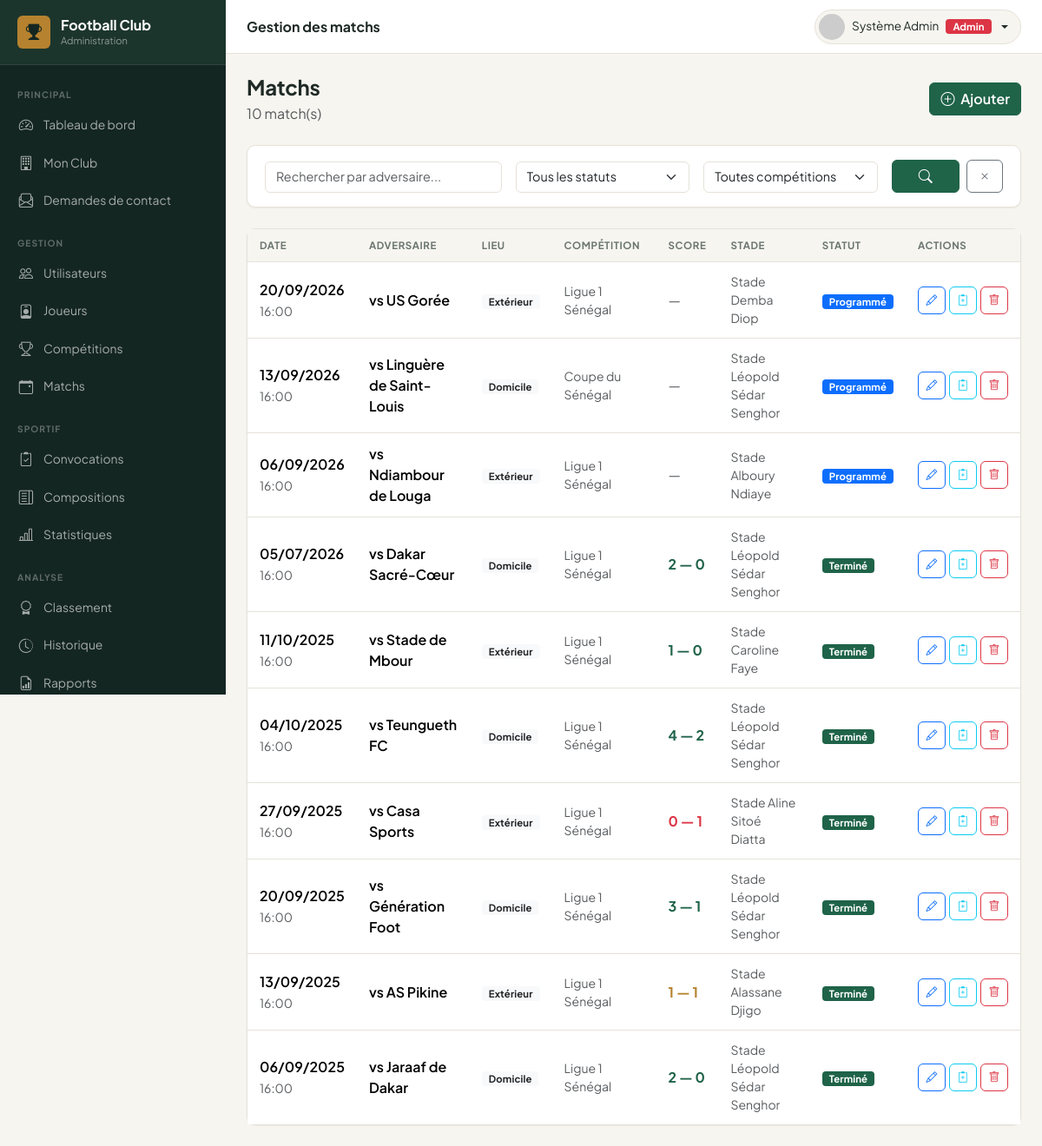
Page /admin/matchs/index.php (signed in) on the committed database.
### tables this page shows
CREATE TABLE `matchs` (
  `id` int(11) NOT NULL,
  `competition_id` int(11) DEFAULT NULL,
  `date_match` date NOT NULL,
  `heure_match` time DEFAULT NULL,
  `stade` varchar(200) DEFAULT NULL,
  `adversaire` varchar(150) NOT NULL,
  `domicile_exterieur` enum('Domicile','Extérieur') DEFAULT 'Domicile',
  `score_equipe` tinyint(3) UNSIGNED DEFAULT 0,
  `score_adverse` tinyint(3) UNSIGNED DEFAULT 0,
  `statut` enum('Programmé','En cours','Terminé','Annulé','Reporté') DEFAULT 'Programmé',
  `notes` text DEFAULT NULL,
  `created_at` timestamp NOT NULL DEFAULT current_timestamp(),
  `updated_at` timestamp NOT NULL DEFAULT current_timestamp() ON UPDATE current_timestamp()
);

CREATE TABLE `competitions` (
  `id` int(11) NOT NULL,
  `nom` varchar(150) NOT NULL,
  `type` enum('Championnat','Coupe','Amical','Tournoi') DEFAULT 'Championnat',
  `saison` varchar(20) DEFAULT NULL,
  `created_at` timestamp NOT NULL DEFAULT current_timestamp(),
  `updated_at` timestamp NOT NULL DEFAULT current_timestamp() ON UPDATE current_timestamp()
);

### admin/matchs/index.php (the view, shortened to what this page needs)
<?php
require_once ROOT_PATH . '/includes/functions.php';
$pdo = getPDO();
$search  = trim($_GET['q'] ?? '');
$page    = max(1, (int)($_GET['page'] ?? 1));
$perPage = 15;
$where  = ['1=1'];
$params = [];
$whereStr = implode(' AND ', $where);
$totalStmt = $pdo->prepare("SELECT COUNT(*) FROM matchs m WHERE $whereStr");
$totalStmt->execute($params);
$totalMatchs = (int)$totalStmt->fetchColumn();
$totalPages  = max(1, (int)ceil($totalMatchs / $perPage));
$page        = min($page, $totalPages);
$offset      = ($page - 1) * $perPage;
$matchsStmt = $pdo->prepare("
    SELECT m.*, c.nom AS competition
    FROM matchs m
    LEFT JOIN competitions c ON c.id = m.competition_id
    WHERE $whereStr
    ORDER BY m.date_match DESC
    LIMIT $perPage OFFSET $offset
");
$matchsStmt->execute($params);
$matchs = $matchsStmt->fetchAll();
require_once ROOT_PATH . '/admin/includes/header.php';
?>
<div class="d-flex align-items-center justify-content-between mb-4">
    <div>
        <h4 class="fw-bold mb-1">Matchs</h4>
        <p class="text-muted mb-0"><?= $totalMatchs ?> match(s)</p>
    </div>
    <a href="<?= BASE_URL ?>/admin/matchs/add.php" class="btn btn-success">
        <i class="bi bi-plus-circle me-1"></i> Ajouter
    </a>
</div>
<div class="card mb-4">
    <div class="card-body py-3">
        <form class="row g-3 align-items-end" method="GET">
            <div class="col-md-4">
                <input type="text" name="q" class="form-control" placeholder="Rechercher par adversaire..." value="<?= e($search) ?>">
            </div>
            <div class="col-md-3">
                <select name="statut" class="form-select">
                    <option value="">Tous les statuts</option>
                </select>
            </div>
            <div class="col-md-3">
                <select name="competition" class="form-select">
                    <option value="">Toutes compétitions</option>
                </select>
            </div>
            <div class="col-md-2 d-flex gap-2">
                <button class="btn btn-success flex-grow-1"><i class="bi bi-search"></i></button>
                <a href="?" class="btn btn-outline-secondary"><i class="bi bi-x"></i></a>
            </div>
        </form>
    </div>
</div>
<div class="card table-card">
    <div class="card-body p-0 table-responsive">
        <table class="table datatable">
            <thead><tr>
                <th>Date</th><th>Adversaire</th><th>Lieu</th><th>Compétition</th>
                <th>Score</th><th>Stade</th><th>Statut</th><th>Actions</th>
            </tr></thead>
            <tbody>
            <?php if ($matchs): ?>
                <?php foreach ($matchs as $m): ?>
                <?php
                $resultat = '';
                if ($m['statut'] === 'Terminé') {
                    if ($m['score_equipe'] > $m['score_adverse'])      $resultat = 'text-success';
                    elseif ($m['score_equipe'] < $m['score_adverse'])  $resultat = 'text-danger';
                    else                                                $resultat = 'text-warning';
                }
                ?>
                <tr>
                    <td>
                        <div class="fw-semibold"><?= formatDate($m['date_match']) ?></div>
                        <?php if ($m['heure_match']): ?><small class="text-muted"><?= formatTime($m['heure_match']) ?></small><?php endif; ?>
                    </td>
                    <td class="fw-semibold">vs <?= e($m['adversaire']) ?></td>
                    <td><span class="badge bg-light text-dark"><?= e($m['domicile_exterieur']) ?></span></td>
                    <td class="text-muted small"><?= e($m['competition'] ?? '—') ?></td>
                    <td>
                        <?php if ($m['statut'] === 'Terminé'): ?>
                            <span class="fw-bold <?= $resultat ?>"><?= $m['score_equipe'] ?> — <?= $m['score_adverse'] ?></span>
                        <?php else: ?>
                            <span class="text-muted">—</span>
                        <?php endif; ?>
                    </td>
                    <td class="text-muted small"><?= e($m['stade'] ?: '—') ?></td>
                    <td><?= statusBadge($m['statut']) ?></td>
                    <td>
                        <div class="d-flex gap-1">
                            <a href="<?= BASE_URL ?>/admin/matchs/edit.php?id=<?= $m['id'] ?>"
                               class="btn btn-icon btn-sm btn-outline-primary" title="Modifier" data-bs-toggle="tooltip">
                                <i class="bi bi-pencil"></i>
                            </a>
                            <a href="<?= BASE_URL ?>/admin/convocations/add.php?match_id=<?= $m['id'] ?>"
                               class="btn btn-icon btn-sm btn-outline-info" title="Convoquer" data-bs-toggle="tooltip">
                                <i class="bi bi-clipboard2-plus"></i>
                            </a>
                            <form method="POST" action="<?= BASE_URL ?>/admin/matchs/delete.php" class="d-inline">
                                <button type="submit" class="btn btn-icon btn-sm btn-outline-danger"
                                        data-confirm="Supprimer ce match et toutes ses données ?"
                                        title="Supprimer" data-bs-toggle="tooltip">
                                    <i class="bi bi-trash"></i>
                                </button>
                            </form>
                        </div>
                    </td>
                </tr>
                <?php endforeach; ?>
            <?php else: ?>
                <tr><td colspan="8" class="text-center py-5 text-muted">
                    <i class="bi bi-calendar-x fs-2 d-block mb-2"></i>Aucun match trouvé
                </td></tr>
            <?php endif; ?>
            </tbody>
        </table>
    </div>
</div>
<?php require_once ROOT_PATH . '/admin/includes/footer.php'; ?>

### includes/functions.php (shortened to what this page needs)
<?php
function e(string $str): string {
    return htmlspecialchars($str, ENT_QUOTES | ENT_SUBSTITUTE, 'UTF-8');
}
function formatDate(?string $date): string {
    return date('d/m/Y', strtotime($date));
}
function formatTime(?string $time): string {
    return substr($time, 0, 5);
}
function statusBadge(string $status): string {
    $map = [
        'actif'      => 'success',
        'inactif'    => 'secondary',
        'blessé'     => 'warning',
        'suspendu'   => 'danger',
        'Programmé'  => 'primary',
        'Terminé'    => 'success',
        'En cours'   => 'warning',
        'Annulé'     => 'danger',
        'Reporté'    => 'secondary',
        'Publiée'    => 'success',
        'Brouillon'  => 'secondary',
        'Convoqué'   => 'success',
        'Absent'     => 'danger',
        'Blessé'     => 'warning',
        'Titulaire'  => 'primary',
        'Remplaçant' => 'secondary',
    ];
    $color = $map[$status] ?? 'secondary';
    return "<span class=\"badge bg-$color\">" . e($status) . '</span>';
}
function roleBadge(string $role): string {
    $map = ['admin' => 'danger', 'coach' => 'primary', 'staff' => 'warning', 'joueur' => 'success'];
    $labels = ['admin' => 'Admin', 'coach' => 'Coach', 'staff' => 'Staff', 'joueur' => 'Joueur'];
    $color = $map[$role] ?? 'secondary';
    $label = $labels[$role] ?? $role;
    return "<span class=\"badge bg-$color\">" . e($label) . '</span>';
}

### assets/css/style.css (style rules this page uses)
:root { --ink: #142621; --ink-2: #1c352c; --canvas: #f6f5f0; --paper: #ffffff; --pitch: #1f6349; --pitch-strong: #164a37; --pitch-rgb: 31,99,73; --gold: #b6822f; --gold-rgb: 182,130,47; --gold-soft: #ecdfc2; --text: #1f2a26; --text-muted: #6b7570; --line: #e6e2d8; --r-sm: 6px; --r-md: 10px; --r-lg: 14px; --shadow-sm: 0 1px 2px rgba(20,38,33,.06); --shadow-md: 0 6px 20px rgba(20,38,33,.08); --sidebar-bg: var(--ink); --sidebar-width: 260px; --topbar-h: 62px; --bs-success: var(--pitch); --bs-success-rgb: var(--pitch-rgb); --bs-success-bg-subtle: #e2ede7; --bs-success-border-subtle: #bcd8ca; --bs-success-text-emphasis: var(--pitch-strong); --bs-warning: var(--gold); --bs-warning-rgb: var(--gold-rgb); --bs-warning-bg-subtle: var(--gold-soft); --bs-warning-border-subtle: #d9c496; --bs-warning-text-emphasis: #7a5a1f; --bs-body-font-family: 'Plus Jakarta Sans', system-ui, -apple-system, sans-serif; --bs-border-radius: var(--r-md); --bs-border-radius-sm: var(--r-sm); --bs-border-radius-lg: var(--r-lg); }
:root { --fc-green: var(--pitch); --fc-green-dark: var(--ink); --fc-green-light: #4f9376; --fc-gold: var(--gold); }
* { -webkit-font-smoothing: antialiased; }
body { font-family: var(--bs-body-font-family); background: var(--canvas); color: var(--text); }
h1, h2, h3, h4, h5, h6 { letter-spacing: -.01em; }
.btn-success { --bs-btn-bg: var(--pitch); --bs-btn-border-color: var(--pitch); --bs-btn-hover-bg: var(--pitch-strong); --bs-btn-hover-border-color: var(--pitch-strong); --bs-btn-active-bg: var(--pitch-strong); --bs-btn-active-border-color: var(--pitch-strong); --bs-btn-disabled-bg: var(--pitch); --bs-btn-disabled-border-color: var(--pitch); --bs-btn-focus-shadow-rgb: var(--pitch-rgb); }
.btn { border-radius: var(--r-sm); font-weight: 600; }
.text-success { color: var(--pitch) !important; }
.card { border: 1px solid var(--line); border-radius: var(--r-md); box-shadow: var(--shadow-sm); }
.card-body { padding: 20px; }
.table-card .table { margin: 0; }
.table thead th { background: var(--canvas); font-size: .72rem; font-weight: 700; text-transform: uppercase; letter-spacing: .05em; color: var(--text-muted); border-bottom: 1px solid var(--line); padding: 10px 14px; white-space: nowrap; }
.table tbody td { padding: 12px 14px; vertical-align: middle; border-bottom: 1px solid var(--line); }
.table tbody tr:last-child td { border-bottom: none; }
.btn-sm { padding: 4px 10px; font-size: .8rem; }
.btn-icon { width: 32px; height: 32px; padding: 0; display: inline-flex; align-items: center; justify-content: center; border-radius: var(--r-sm); }
.form-control, .form-select { border-radius: var(--r-sm); border-color: var(--line); font-size: .9rem; }
.badge { font-size: .71rem; font-weight: 700; padding: 3px 8px; border-radius: 4px; letter-spacing: .01em; }

### rows in the picture
matchs: date_match "20/09/2026", heure_match "16:00", adversaire "US Gorée", domicile_exterieur "Extérieur", competition.nom "Ligue 1 Sénégal", stade "Stade Demba Diop", statut "Programmé"
matchs: date_match "13/09/2026", heure_match "16:00", adversaire "Linguère de Saint-Louis", domicile_exterieur "Domicile", competition.nom "Coupe du Sénégal", stade "Stade Léopold Sédar Senghor", statut "Programmé"
matchs: date_match "06/09/2026", heure_match "16:00", adversaire "Ndiambour de Louga", domicile_exterieur "Extérieur", competition.nom "Ligue 1 Sénégal", stade "Stade Alboury Ndiaye", statut "Programmé"
matchs: date_match "05/07/2026", heure_match "16:00", adversaire "Dakar Sacré-Cœur", domicile_exterieur "Domicile", competition.nom "Ligue 1 Sénégal", score_equipe "2", score_adverse "0", stade "Stade Léopold Sédar Senghor", statut "Terminé"
matchs: date_match "11/10/2025", heure_match "16:00", adversaire "Stade de Mbour", domicile_exterieur "Extérieur", competition.nom "Ligue 1 Sénégal", score_equipe "1", score_adverse "0", stade "Stade Caroline Faye", statut "Terminé"
matchs: date_match "04/10/2025", heure_match "16:00", adversaire "Teungueth FC", domicile_exterieur "Domicile", competition.nom "Ligue 1 Sénégal", score_equipe "4", score_adverse "2", stade "Stade Léopold Sédar Senghor", statut "Terminé"
matchs: date_match "27/09/2025", heure_match "16:00", adversaire "Casa Sports", domicile_exterieur "Extérieur", competition.nom "Ligue 1 Sénégal", score_equipe "0", score_adverse "1", stade "Stade Aline Sitoé Diatta", statut "Terminé"
matchs: date_match "20/09/2025", heure_match "16:00", adversaire "Génération Foot", domicile_exterieur "Domicile", competition.nom "Ligue 1 Sénégal", score_equipe "3", score_adverse "1", stade "Stade Léopold Sédar Senghor", statut "Terminé"
matchs: date_match "13/09/2025", heure_match "16:00", adversaire "AS Pikine", domicile_exterieur "Extérieur", competition.nom "Ligue 1 Sénégal", score_equipe "1", score_adverse "1", stade "Stade Alassane Djigo", statut "Terminé"
matchs: date_match "06/09/2025", heure_match "16:00", adversaire "Jaraaf de Dakar", domicile_exterieur "Domicile", competition.nom "Ligue 1 Sénégal", score_equipe "2", score_adverse "0", stade "Stade Léopold Sédar Senghor", statut "Terminé"

### other values in the picture
$pageTitle "Gestion des matchs"
$label "Admin"
$totalMatchs "10"
